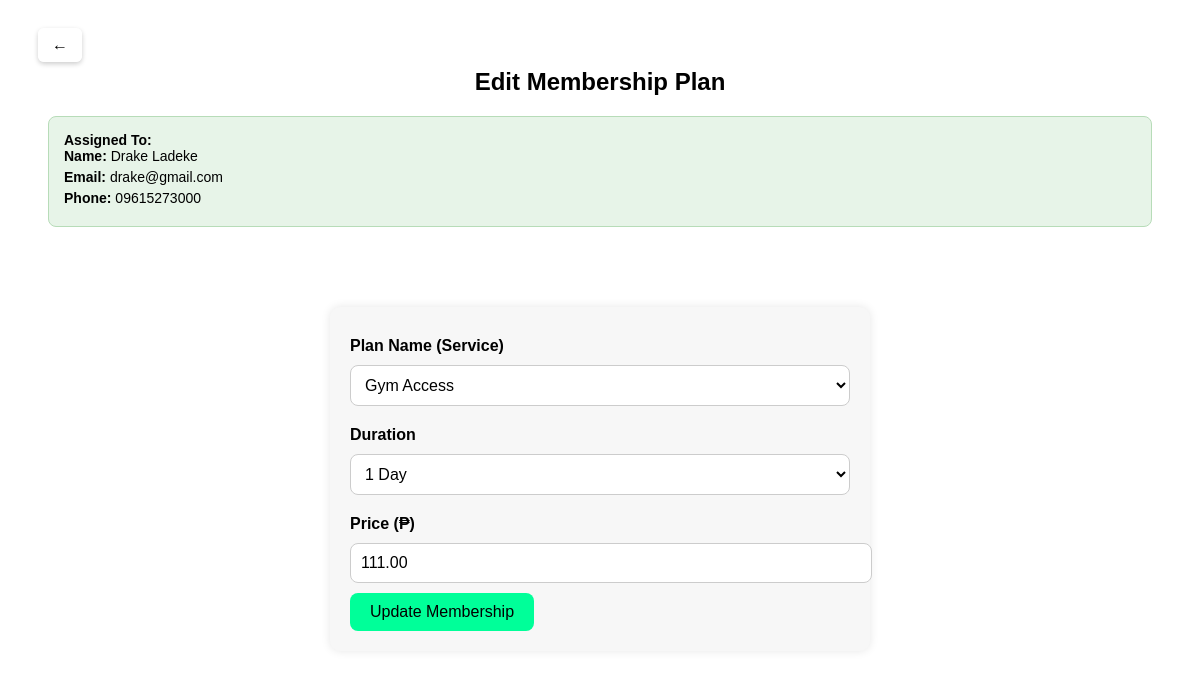
The app's page /GYM/admin/edit_membership.php?id=8 (signed in) with its own data.
### tables this page shows
CREATE TABLE `memberships` (
  `id` int(11) NOT NULL,
  `plan_name` varchar(100) NOT NULL,
  `duration` varchar(50) NOT NULL,
  `price` decimal(10,2) NOT NULL,
  `description` text DEFAULT NULL,
  `created_at` datetime DEFAULT current_timestamp(),
  `user_id` int(11) NOT NULL,
  `start_date` date DEFAULT NULL,
  `end_date` date DEFAULT NULL
);

CREATE TABLE `users` (
  `id` int(11) NOT NULL,
  `first_name` varchar(255) DEFAULT NULL,
  `last_name` varchar(255) DEFAULT NULL,
  `age` int(11) DEFAULT NULL,
  `gender` varchar(50) DEFAULT NULL,
  `email` varchar(255) DEFAULT NULL,
  `phone` varchar(50) DEFAULT NULL,
  `role` varchar(50) DEFAULT NULL,
  `student_id` varchar(50) DEFAULT NULL,
  `course` varchar(50) DEFAULT NULL,
  `section` varchar(50) DEFAULT NULL,
  `customer_id` varchar(50) DEFAULT NULL,
  `payment_plan` varchar(50) DEFAULT NULL,
  `services` text DEFAULT NULL,
  `faculty_id` varchar(50) DEFAULT NULL,
  `faculty_dept` varchar(50) DEFAULT NULL,
  `created_at` timestamp NOT NULL DEFAULT current_timestamp()
);

### GYM/admin/edit_membership.php (the view, shortened to what this page needs)
<?php
include('../user/db_connection.php');
$id = $_GET['id'] ?? null;
$stmt = $conn->prepare("SELECT m.*, u.first_name, u.last_name, u.email, u.phone
                        FROM memberships m
                        JOIN users u ON m.user_id = u.id
                        WHERE m.id = ?");
$stmt->bind_param("i", $id);
$stmt->execute();
$result = $stmt->get_result();
$data = $result->fetch_assoc();
$currentDuration = $data['duration'];
$currentPlan = $data['plan_name'];
?>
<!DOCTYPE html>
<html>
<head>
</head>
<body>
<a href="manage_membership.php" class="back-arrow">&#8592; </a>
<h2 style="text-align:center;">Edit Membership Plan</h2>
<div class="user-info">
    <strong>Assigned To:</strong>
    <span><strong>Name:</strong> <?= htmlspecialchars($data['first_name'] . ' ' . $data['last_name']) ?></span>
    <span><strong>Email:</strong> <?= htmlspecialchars($data['email']) ?></span>
    <span><strong>Phone:</strong> <?= htmlspecialchars($data['phone']) ?></span>
</div>
<form method="POST">
    <label>Plan Name (Service)</label>
    <select name="plan_name" required>
        <option value="Gym Access" <?= $currentPlan == "Gym Access" ? 'selected' : '' ?>>Gym Access</option>
    </select>
    <label>Duration</label>
    <select name="duration" required>
        <option value="1 Day" <?= $currentDuration == "1 Day" ? 'selected' : '' ?>>1 Day</option>
    </select>
    <label>Price (₱)</label>
    <input type="number" step="0.01" name="price" value="<?= htmlspecialchars($data['price']) ?>" required>
    <button type="submit">Update Membership</button>
</form>
</body>
</html>

### GYM/admin/edit_membership.php (style rules this page uses)
body { background: #ffffff; color: #000000; font-family: Arial, sans-serif; padding: 40px; position: relative; }
.back-arrow { position: absolute; top: 20px; left: 30px; font-size: 16px; text-decoration: none; background-color: rgba(255, 255, 255, 0.9); color: #000; padding: 8px 14px; border-radius: 6px; font-weight: bold; box-shadow: 0 2px 5px rgba(0, 0, 0, 0.2); transition: all 0.3s ease; z-index: 1000; }
form { max-width: 500px; background: #f7f7f7; padding: 20px; border-radius: 10px; margin: 80px auto 0 auto; box-shadow: 0 0 10px rgba(0, 0, 0, 0.1); }
input, textarea, select { width: 100%; padding: 10px; margin: 10px 0; border-radius: 8px; border: 1px solid #ccc; background: #ffffff; color: #000000; font-size: 16px; }
option { color: #000000; }
button { background: #00ff99; padding: 10px 20px; border: none; border-radius: 8px; color: #000000; cursor: pointer; font-size: 16px; }
label { font-weight: bold; display: block; margin-top: 10px; }
.user-info { margin-bottom: 15px; padding: 15px; background: #e7f4e8; border: 1px solid #b7dcb8; border-radius: 8px; font-size: 14px; }
.user-info span { display: block; margin-bottom: 5px; }

### records on screen
memberships: user.last_name "Drake Ladeke", user.email "drake@gmail.com", user.phone "09615273000", plan_name "Gym Access", duration "1 Day", price "111.00"
